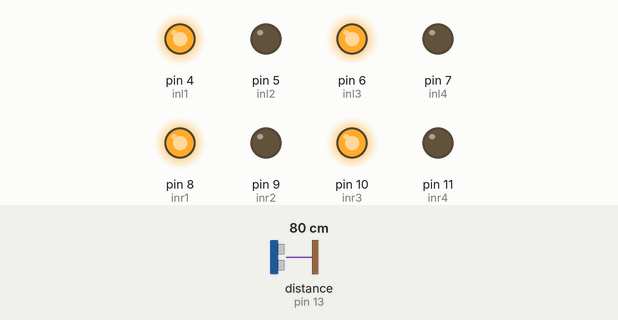
The sketch below on a simulated Arduino Uno, built with avr-gcc and run on an emulated ATmega328P. Parts: output pins drawn as LEDs (lit = HIGH). Wiring (inferred from the names in the program): ultrasonic range finder: trigger pin 12; echo pin 13. The inputs (shaded band) are chosen by the test bench; at power-on: distance to the obstacle (sensor on pin 13) 80 cm. The echo pulse lasts 58.3 µs per cm; pins used as bus, display or sensor lines are not drawn.

Above: at 1.2 s.
1.3 s: distance to the obstacle (sensor on pin 13) set to 30 cm
2.8 s: distance to the obstacle (sensor on pin 13) set to 23 cm
At 4.0 s:
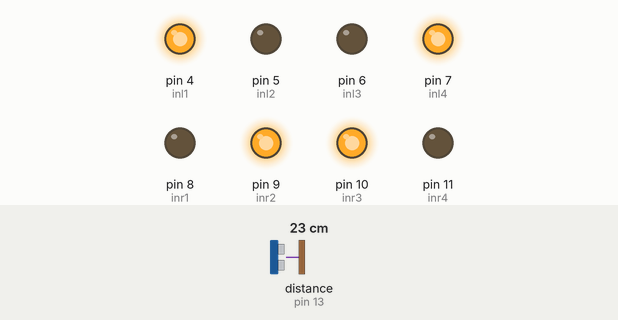
4.3 s: distance to the obstacle (sensor on pin 13) set to 18 cm
At 5.2 s:
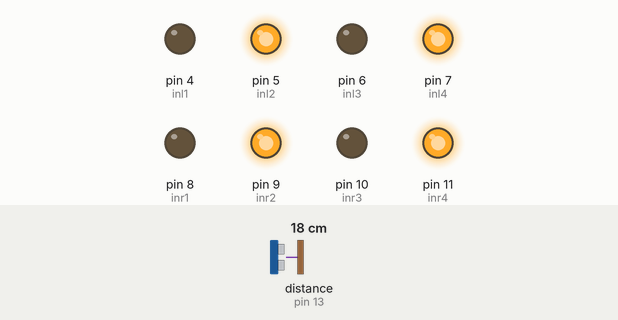
5.8 s: distance to the obstacle (sensor on pin 13) set to 35 cm
At 6.4 s:
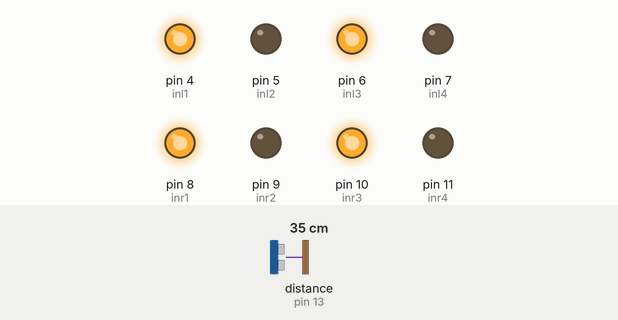
7.3 s: distance to the obstacle (sensor on pin 13) set to 2 cm
At 8.6 s:
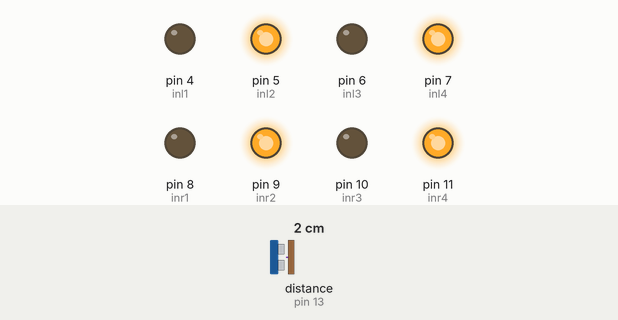
Timing chart, 0 to 9.8 s (numbered marks = the images above; inputs shaded):
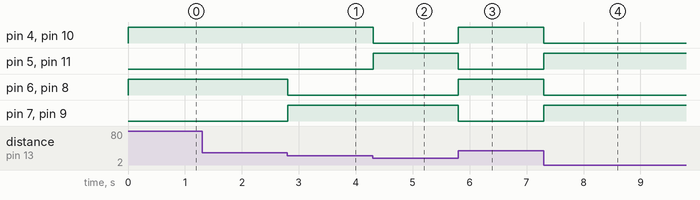

Measured:
- the behaviour switches between 27 and 26 cm on distance to the obstacle (sensor on pin 13) (found by bisection; images 0 and 1)
- the behaviour switches between 21 and 20 cm on distance to the obstacle (sensor on pin 13) (found by bisection; images 1 and 2)
- after the input at 1.3 s, every drawn part: stays the same
- after the input at 2.8 s, pin 6 (inl3), pin 8 (inr1): HIGH → LOW at once; pin 7 (inl4), pin 9 (inr2): LOW → HIGH at once
- after the input at 4.3 s, pin 4 (inl1), pin 10 (inr3): HIGH → LOW at once; pin 5 (inl2), pin 11 (inr4): LOW → HIGH at once
- after the input at 5.8 s, pin 4 (inl1), pin 6 (inl3), pin 8 (inr1), pin 10 (inr3): LOW → HIGH at once; pin 5 (inl2), pin 7 (inl4), pin 9 (inr2), pin 11 (inr4): HIGH → LOW at once
- after the input at 7.3 s, pin 4 (inl1), pin 6 (inl3), pin 8 (inr1), pin 10 (inr3): HIGH → LOW at once; pin 5 (inl2), pin 7 (inl4), pin 9 (inr2), pin 11 (inr4): LOW → HIGH at once

The sketch:

obstacle_avoidence_robot.ino
```cpp
char blueToothVal;
char lastValue;
//left wheel
int inl1=4;
int inl2=5;
int inl3=6;
int inl4=7;
//right wheel
int inr1=8;
int inr2=9;
int inr3=10;
int inr4=11;
//ultra sonic sensor
int trig=12;
int echo=13;
float duration;
int dist;

void setup() {
  Serial.begin(9600);
  // put your setup code here, to run once:
  pinMode(inl1,OUTPUT);
  pinMode(inl2,OUTPUT);
  pinMode(inl3,OUTPUT);
  pinMode(inl4,OUTPUT);
  pinMode(inr1,OUTPUT);
  pinMode(inr2,OUTPUT);
  pinMode(inr3,OUTPUT);
  pinMode(inr4,OUTPUT);
  pinMode(trig,OUTPUT);
  pinMode(echo,INPUT);
}

void loop() {
  digitalWrite(trig,0);
  delayMicroseconds(2);
  digitalWrite(trig,1);
  delayMicroseconds(10);
  digitalWrite(trig,0);
  duration=pulseIn(echo,1);
  dist=duration * 0.034 / 2;
  if(dist < 20)
  {
    digitalWrite(inl1,LOW);
    digitalWrite(inl2,HIGH);
    digitalWrite(inl3,LOW);
    digitalWrite(inl4,HIGH);
    digitalWrite(inr1,LOW);
    digitalWrite(inr2,HIGH);
    digitalWrite(inr3,LOW);
    digitalWrite(inr4,HIGH);
  }
  else if(dist>=20 && dist<=25)
  {
    //right
    digitalWrite(inl1,HIGH);
    digitalWrite(inl2,LOW);
    digitalWrite(inl3,LOW);
    digitalWrite(inl4,HIGH);
    digitalWrite(inr1,LOW);
    digitalWrite(inr2,HIGH);
    digitalWrite(inr3,HIGH);
    digitalWrite(inr4,LOW);
  }
  else
  {
   //Forward direction
  digitalWrite(inl1, HIGH);
  digitalWrite(inl2, LOW);
  digitalWrite(inl3, HIGH);
  digitalWrite(inl4, LOW);
  digitalWrite(inr1,HIGH);
  digitalWrite(inr2, LOW);
  digitalWrite(inr3,HIGH);
  digitalWrite(inr4, LOW);
  }
}
```
